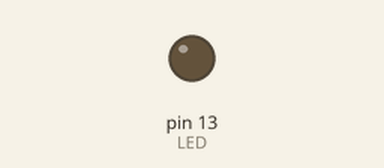
Recording of a sketch running on a simulated Arduino Uno, built with avr-gcc and run on an emulated ATmega328P. Parts: output pins drawn as LEDs (lit = HIGH).

Above: at 1.5 s.
At 12.1 s:
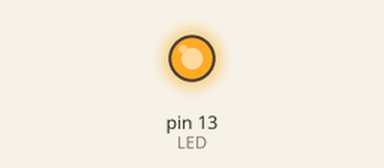
Timing chart, 0 to 23.4 s (numbered marks = the images above):
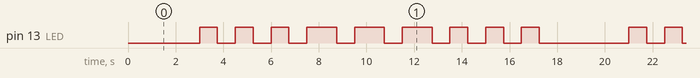

Measured:
- by itself, pin 13 (LED): repeats every 18.0 s: 2 × (LOW 0.75 s, HIGH 0.75 s), 3 × (LOW 0.75 s, HIGH 1.3 s), 3 × (LOW 0.75 s, HIGH 0.75 s), LOW 3.8 s, HIGH 0.75 s
- by itself, everything shown: repeats every 18.0 s, in 18 steps

The sketch:

blinkTutorial.ino
```cpp
// Program 1: Making an LED blink on and off

int LED = 13;

void setup() {

  pinMode(LED, OUTPUT);

}

void loop() {
  // dot
  digitalWrite(LED, LOW);
  delay(3000);
  digitalWrite(LED, HIGH);
  delay(750);
  digitalWrite(LED, LOW);
  delay(750);
  // dot
  digitalWrite(LED, HIGH);
  delay(750);
  digitalWrite(LED, LOW);
  delay(750);
  // dot
  digitalWrite(LED, HIGH);
  delay(750);
  digitalWrite(LED, LOW);
  delay(750);
  // dash
  digitalWrite(LED, HIGH);
  delay(1250);
  digitalWrite(LED, LOW);
  delay(750);
  // dash
  digitalWrite(LED, HIGH);
  delay(1250);
  digitalWrite(LED, LOW);
  delay(750);
  // dash
  digitalWrite(LED, HIGH);
  delay(1250);
  digitalWrite(LED, LOW);
  delay(750);
  // dot
  digitalWrite(LED, HIGH);
  delay(750);
  digitalWrite(LED, LOW);
  delay(750);
  // dot
  digitalWrite(LED, HIGH);
  delay(750);
  digitalWrite(LED, LOW);
  delay(750);
  // dot
  digitalWrite(LED, HIGH);
  delay(750);
  digitalWrite(LED, LOW);
  delay(750);
}
```
